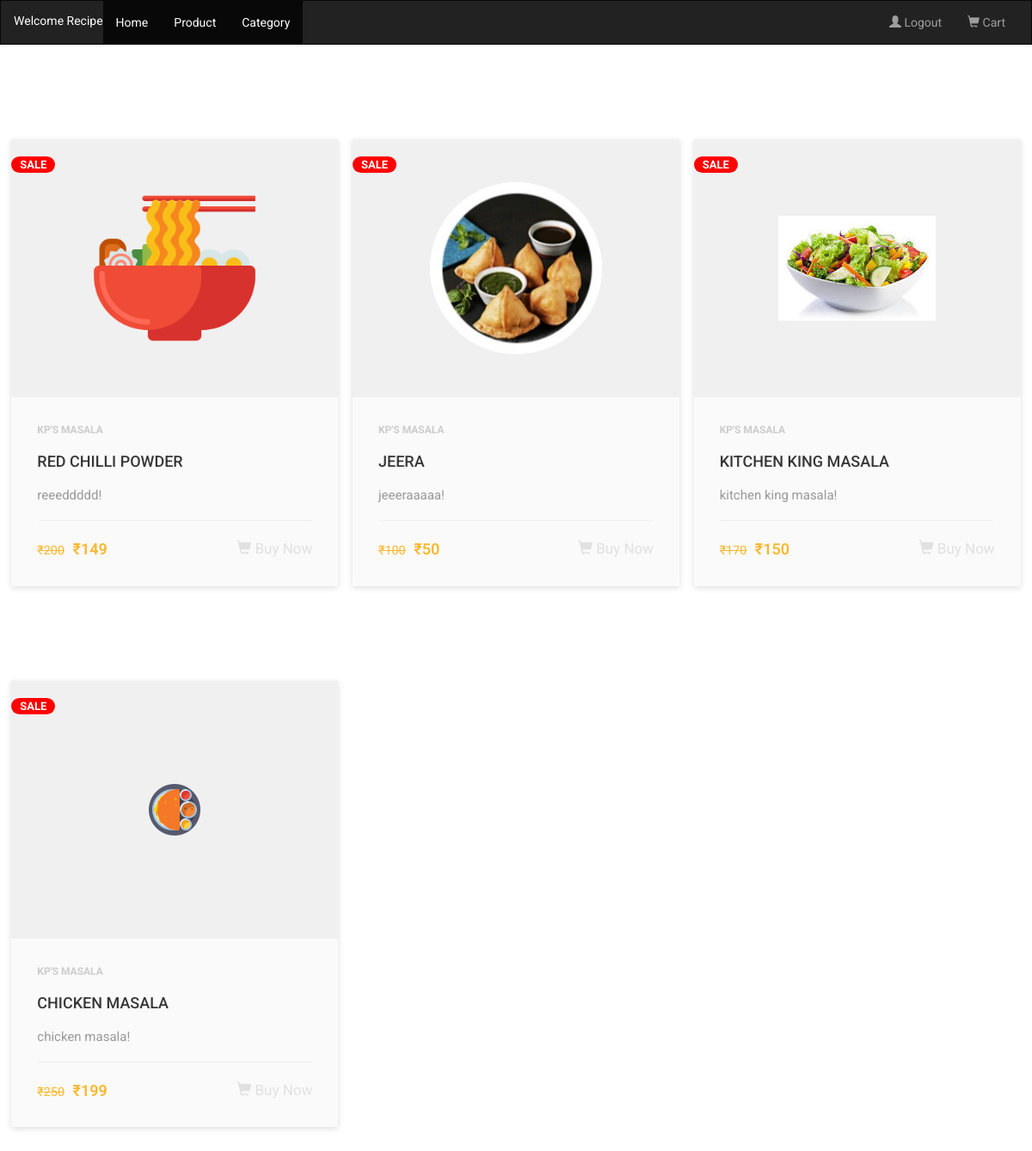
/products (signed in), run on the app's committed database.
### AdminApp/models.py (models this page shows)
class Ingredients(models.Model):
    item_name=models.CharField(max_length=30)
    price=models.CharField(max_length=50)
    sale_price=models.CharField(max_length=50)
    image=models.ImageField(default='abc.jpg',upload_to='Images')
    description=models.CharField(max_length=2000)
    quantity=models.IntegerField()
    class Meta:
        db_table="Ingredients"

### UserApp/views.py (the view)
# urls.py: path('products',views.products),
def products(request):
    prod=Ingredients.objects.all()
    return render(request,"products.html",{"prod":prod})

### UserApp/templates/products.html (shortened to what this page needs)
{% extends "homepage.html" %}
{% block content %}
<!DOCTYPE html>
<html lang="en">
<head>
</head>
<body>
    <div class="main">
        {% for produc in prod %}
        <div class="product-card">
            <div class="badge">sale</div>
            <div class="product-tumb">
                <img src="{{produc.image.url}}" alt="">
            </div>
            <div class="product-details">
                <span class="product-catagory">Kp's Masala</span>
                <h4><a href="">{{produc.item_name}}</a></h4>
                <p>{{produc.description}}!</p>
                <div class="product-bottom-details">
                    <div class="product-price"><small>₹{{produc.price}}</small> ₹{{produc.sale_price}}</div>
                    <div class="product-links">
                        <a href="/ok/{{produc.id}}">
                            <span class="glyphicon glyphicon-shopping-cart"></span>
                             Buy Now</a>
                    </div>
                </div>
            </div>
        </div>
        {% endfor %}
    </div>
    {% endblock %}

### UserApp/static/ok.css (style rules this page uses)
* { box-sizing: border-box; }
body { font-family: Verdana, sans-serif; }
img { vertical-align: middle; }

### UserApp/static/frame.css (style rules this page uses)
*, *::before, *::after { box-sizing: border-box; }

### UserApp/templates/homepage.html (style rules this page uses)
* { box-sizing: border-box; }
body { font-family: Verdana, sans-serif; }
img { vertical-align: middle; }

### UserApp/templates/products.html (style rules this page uses)
* { -webkit-box-sizing: border-box; box-sizing: border-box; margin: 0; padding: 0; }
body { font-family: 'Roboto', sans-serif; }
a { text-decoration: none; }
.product-card { width: 380px; position: relative; box-shadow: 0 2px 7px #dfdfdf; margin: 50px auto; background: #fafafa; }
.badge { position: absolute; left: 0; top: 20px; text-transform: uppercase; font-size: 13px; font-weight: 700; background: red; color: #fff; padding: 3px 10px; }
.main { display: grid; grid-template-columns: auto auto auto; gap: 10px; padding: 10px; }
.product-tumb { display: flex; align-items: center; justify-content: center; height: 300px; padding: 50px; background: #f0f0f0; }
.product-tumb img { max-width: 100%; max-height: 100%; }
.product-details { padding: 30px; }
.product-catagory { display: block; font-size: 12px; font-weight: 700; text-transform: uppercase; color: #ccc; margin-bottom: 18px; }
.product-details h4 a { font-weight: 500; display: block; margin-bottom: 18px; text-transform: uppercase; color: #363636; text-decoration: none; transition: 0.3s; }
.product-details p { font-size: 15px; line-height: 22px; margin-bottom: 18px; color: #999; }
.product-bottom-details { overflow: hidden; border-top: 1px solid #eee; padding-top: 20px; }
.product-bottom-details div { float: left; width: 50%; }
.product-price { font-size: 18px; color: #fbb72c; font-weight: 600; }
.product-price small { font-size: 80%; font-weight: 400; text-decoration: line-through; display: inline-block; margin-right: 5px; }
.product-links { text-align: right; }
.product-links a { display: inline-block; margin-left: 5px; color: #e1e1e1; transition: 0.3s; font-size: 17px; }

### data on the page
Ingredients: image (picture), item_name "RED CHILLI POWDER", description "reeeddddd", price "200", sale_price "149"
Ingredients: image (picture), item_name "JEERA", description "jeeeraaaaa", price "100", sale_price "50"
Ingredients: image (picture), item_name "KITCHEN KING MASALA", description "kitchen king masala", price "170", sale_price "150"
Ingredients: image (picture), item_name "CHICKEN MASALA", description "chicken masala", price "250", sale_price "199"

### other printed values
{{ request.session.username }} "Recipe"
